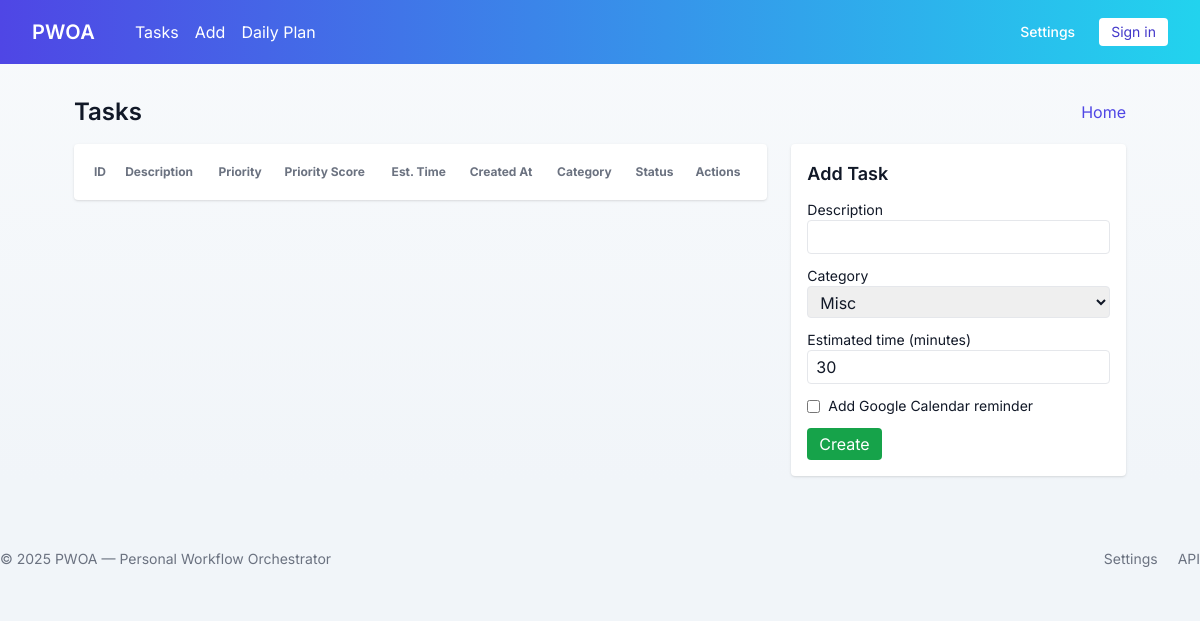
The page /ui/tasks on the database as committed earlier.
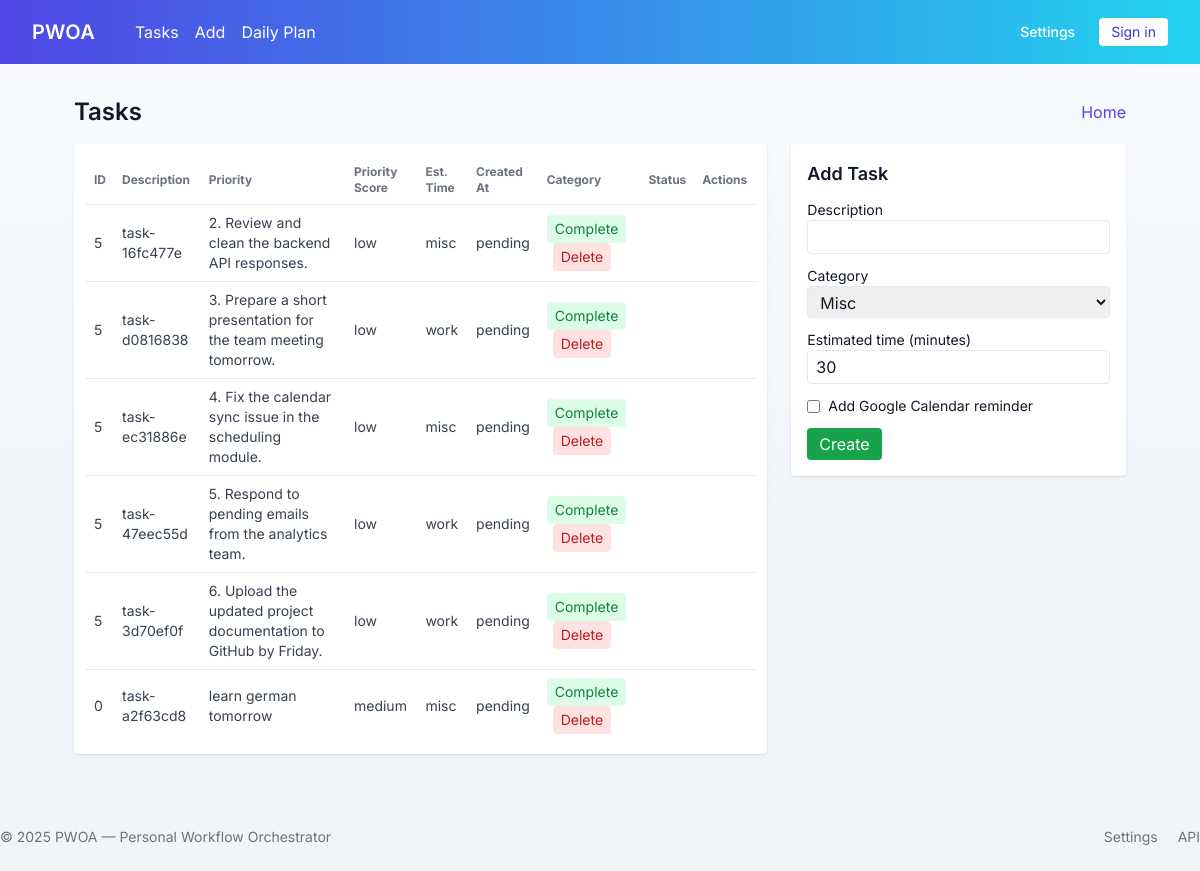
The same page on the database as committed later.
### tables this page shows
CREATE TABLE tasks (
                id TEXT PRIMARY KEY,
                description TEXT NOT NULL,
                source TEXT NOT NULL,
                context TEXT,
                priority TEXT NOT NULL,
                priority_score INTEGER DEFAULT 0,
                category TEXT NOT NULL,
                deadline TEXT,
                scheduled_date TEXT,
                estimated_time_minutes INTEGER DEFAULT 30,
                actual_time_minutes INTEGER,
                status TEXT NOT NULL,
                created_at TEXT NOT NULL,
                updated_at TEXT NOT NULL,
                completed_at TEXT,
                tags TEXT,
                notes TEXT,
                reminder_sent INTEGER DEFAULT 0
            );

### app.py (the view)
@app.route("/ui/tasks", methods=["GET"])
def ui_tasks():
    tasks = orchestrator.get_all_tasks()
    return render_template("tasks.html", tasks=[t.to_dict() for t in tasks])

### app.py (called while the page is built)
@app.context_processor
def inject_current_year_and_user():
    user_info = None
    try:
        user_id = session.get('user_id')
        if user_id:
            user_info = orchestrator.db.get_user_by_id(user_id)
    except Exception:
        user_info = None
    openai_enabled = bool(os.getenv('OPENAI_API_KEY'))
    return {'current_year': datetime.now().year, 'user_info': user_info, 'openai_enabled': openai_enabled}

### backend/database.py (called while the page is built)
    def get_all_tasks(self, status: Optional[str] = None) -> List[Task]:
        cursor = self.conn.cursor()
        if status:
            cursor.execute("SELECT * FROM tasks WHERE status = ? ORDER BY priority_score DESC", (status,))
        else:
            cursor.execute("SELECT * FROM tasks ORDER BY priority_score DESC")
        rows = cursor.fetchall()
        return [self._row_to_task(row) for row in rows]

### backend/models.py (called while the page is built)
    def to_dict(self) -> dict:
        data = asdict(self)
        for key, value in data.items():
            if isinstance(value, datetime):
                data[key] = value.isoformat() if value else None
        return data

### backend/orchestrator.py (called while the page is built)
    def get_all_tasks(self) -> List[Task]:
        return self.db.get_all_tasks()

### templates/tasks.html (shortened to what this page needs)
{% extends 'base.html' %}
{% block content %}
<div class="space-y-4">
  <div class="flex items-center justify-between">
    <h2 class="text-2xl font-semibold">Tasks</h2>
    <a href="/" class="text-indigo-600 hover:underline">Home</a>
  </div>
      <div class="grid md:grid-cols-3 gap-6">
        <div class="md:col-span-2">
          <div class="bg-white rounded shadow">
            <div class="p-3">
              <table class="min-w-full text-sm" aria-label="Tasks table">
                <thead class="text-left text-xs text-gray-500">
                  <tr>
                    <th class="px-2 py-2">ID</th>
                    <th class="px-2 py-2">Description</th>
                    <th class="px-2 py-2">Priority</th>
                   <th class="px-2 py-2">Priority Score</th>
                   <th class="px-2 py-2">Est. Time</th>
                   <th class="px-2 py-2">Created At</th>
                    <th class="px-2 py-2">Category</th>
                    <th class="px-2 py-2">Status</th>
                    <th class="px-2 py-2">Actions</th>
                  </tr>
                </thead>
                <tbody id="tasks-tbody" class="text-gray-700">
                  {% for t in tasks %}
                  <tr class="border-t">
                    <td class="px-2 py-2">{{ t.priority_score }}</td>
                    <td class="px-2 py-2">{{ t.id }}</td>
                    <td class="px-2 py-2">{{ t.description }}</td>
                    <td class="px-2 py-2">{{ t.priority }}</td>
                    <td class="px-2 py-2">{{ t.category }}</td>
                    <td class="px-2 py-2">{{ t.status }}</td>
                    <td class="px-2 py-2">
                      {% if t.status == 'completed' %}
                        <button class="btn-complete rounded px-2 py-1 bg-green-500 text-white" disabled>Completed</button>
                      {% else %}
                        <form action="/ui/complete/{{ t.id }}" method="post" style="display:inline">
                          <button class="btn-complete rounded px-2 py-1 bg-green-100 text-green-700" type="submit">Complete</button>
                        </form>
                      {% endif %}
                      <form action="/ui/delete/{{ t.id }}" method="post" style="display:inline; margin-left:6px">
                        <button class="btn-delete rounded px-2 py-1 bg-red-100 text-red-700" type="submit">Delete</button>
                      </form>
                    </td>
                  </tr>
                  {% endfor %}
                </tbody>
              </table>
            </div>
          </div>
        </div>
        <div>
          <div class="bg-white rounded shadow p-4">
            <h5 class="text-lg font-semibold">Add Task</h5>
            <form id="create-form" action="/ui/create_task" method="post" class="mt-3 space-y-3">
              <div>
                <label class="block text-sm">Description</label>
                <input name="description" class="w-full border rounded px-2 py-1" required>
              </div>
              <div>
                <label class="block text-sm">Category</label>
                <select name="category" class="w-full border rounded px-2 py-1">
                  <option value="misc" selected>Misc</option>
                </select>
              </div>
              <div>
                <label class="block text-sm">Estimated time (minutes)</label>
                <input name="estimated_time_minutes" class="w-full border rounded px-2 py-1" value="30">
              </div>
              <div class="flex items-center">
                <input type="checkbox" name="calendar_reminder" id="calendar_reminder" class="mr-2">
                <label for="calendar_reminder" class="text-sm">Add Google Calendar reminder</label>
              </div>
              <div>
                <button class="bg-green-600 text-white px-3 py-1 rounded">Create</button>
              </div>
            </form>
          </div>
        </div>
        </div>
      </div>
{% endblock %}

### templates/base.html (shortened to what this page needs)
<!doctype html>
<html lang="en">
  <head>
    <script src="https://cdn.tailwindcss.com"></script>
    <link rel="stylesheet" href="https://cdnjs.cloudflare.com/ajax/libs/font-awesome/6.4.0/css/all.min.css" />
    <link rel="stylesheet" href="/static/styles.css">
  </head>
  <body>
    {% include '_navbar.html' %}
    <main class="mx-auto my-8 px-4 md:px-6" style="max-width:1100px">
      {% block content %}{% endblock %}
    </main>
    <footer class="site-footer mt-12 border-t py-6">
      <div class="flex justify-between items-center text-sm text-gray-500">
        <div>© {{ current_year if current_year else "" }} PWOA — Personal Workflow Orchestrator</div>
        <div class="space-x-4">
          <a class="hover:text-gray-800" href="/ui/settings">Settings</a>
          <a class="hover:text-gray-800" href="/api/tasks">API</a>
        </div>
      </div>
    </footer>
  </body>
</html>

### templates/_navbar.html (shortened to what this page needs)
<nav class="bg-gradient-to-r from-indigo-600 to-cyan-400 text-white">
  <div class="max-w-7xl mx-auto px-4 sm:px-6 lg:px-8">
    <div class="flex items-center justify-between h-16">
      <div class="flex items-center">
        <a class="text-xl font-semibold brand mr-6" href="/">PWOA</a>
        <div class="hidden md:block">
          <div class="ml-4 flex items-baseline space-x-4">
            <a href="/ui/tasks" class="hover:underline">Tasks</a>
            <a href="/ui/add_tasks" class="hover:underline">Add</a>
            <a href="/ui/daily_plan" class="hover:underline">Daily Plan</a>
          </div>
        </div>
      </div>
      <div class="hidden md:block">
        <div class="ml-4 flex items-center md:ml-6">
          {% if user_info %}
            <div class="flex items-center space-x-3">
              <span class="text-sm">{{ user_info.email }}</span>
              <a href="/ui/settings" class="px-3 py-2 rounded-md text-sm font-medium hover:bg-white hover:text-indigo-700">Settings</a>
              <a href="/auth/logout" class="px-2 py-1 border rounded text-sm text-white/90 hover:bg-white/10">Sign out</a>
            </div>
          {% else %}
            <a href="/ui/settings" class="px-3 py-2 rounded-md text-sm font-medium hover:bg-white hover:text-indigo-700">Settings</a>
            <a href="/auth/login" class="ml-3 px-3 py-1 bg-white text-indigo-700 rounded text-sm">Sign in</a>
          {% endif %}
        </div>
      </div>
    </div>
  </div>
</nav>

### static/styles.css (style rules this page uses)
:root { --accent:#4f46e5; --muted:#6b7280; --card-bg: #ffffff; }
html,body { height:100%; }
body { font-family: 'Inter', 'Poppins', system-ui, -apple-system, 'Segoe UI', Roboto, 'Helvetica Neue', Arial; background: linear-gradient(180deg, #f8fafc 0%, #f1f5f9 60%); color:#111827; }
.site-footer { border-top:1px solid rgba(255,255,255,0.03) }
.brand { font-weight:700;letter-spacing:0.2px }

Rows that differ between the two databases and show on the page:
added tasks: priority_score "5", id "task-16fc477e", description "2. Review and clean the backend API responses.", priority "low", category "misc", status "pending"
added tasks: priority_score "5", id "task-d0816838", description "3. Prepare a short presentation for the team meeting tomorrow.", priority "low", category "work", status "pending"
added tasks: priority_score "5", id "task-ec31886e", description "4. Fix the calendar sync issue in the scheduling module.", priority "low", category "misc", status "pending"
added tasks: priority_score "5", id "task-47eec55d", description "5. Respond to pending emails from the analytics team.", priority "low", category "work", status "pending"
added tasks: priority_score "5", id "task-3d70ef0f", description "6. Upload the updated project documentation to GitHub by Friday.", priority "low", category "work", status "pending"
added tasks: priority_score "0", id "task-a2f63cd8", description "learn german tomorrow", priority "medium", category "misc", status "pending"
